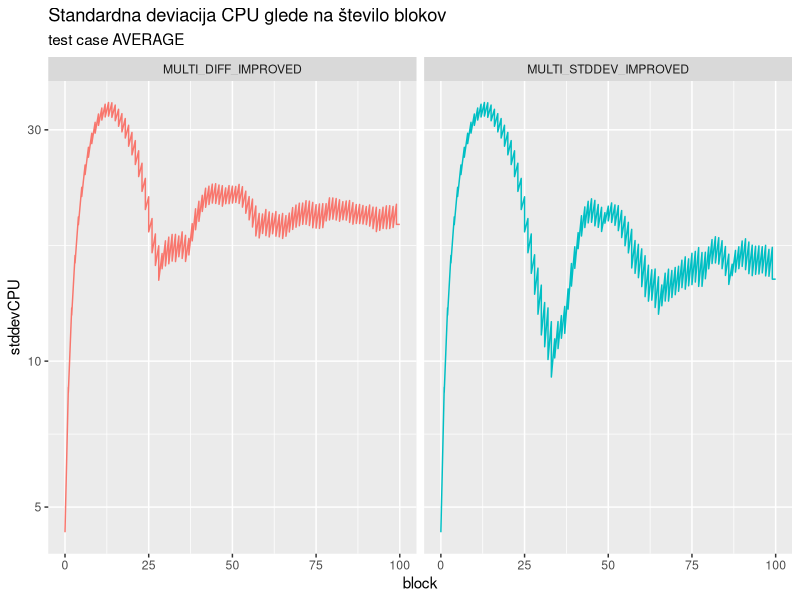

Reproduce this figure in R.
library(tidyverse)

migrationsMultipleDiff <- read.csv('testdata/diff-stddev/migrations-diff.csv')
migrationsMultipleStddev <- read.csv('testdata/diff-stddev/migrations-stddev.csv')

# View(migrationsMultipleDiff)
# View(migrationsMultipleStddev)

# STDDEV ~ BLOCK
migrationsMultipleDiff %>% rbind(migrationsMultipleStddev) %>% 
  {testCase <<- unique(.$testCase); .} %>% 
  ggplot() +
  geom_line(aes(x=block, y=stddevCPU, color=algorithm)) +
  scale_y_continuous(trans='log10') +
  xlim(0, 100) +
  facet_wrap(~algorithm) +
  theme(legend.position="none") +
  labs(title="Standardna deviacija CPU glede na število blokov", subtitle = paste("test case", testCase))
